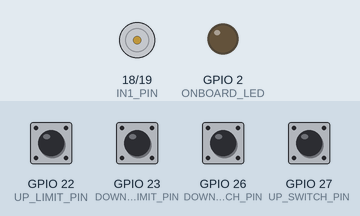
Simulated run of this sketch. Board: ESP32. Shown: motor-driver pin pairs drawn as motors (green arrow = first pin HIGH = forward, orange = second pin HIGH = backward, longer = more drive, scaled by the enable pin), output pins drawn as LEDs (lit = HIGH). Inputs (shaded band) come from the test bench; at power-on: GPIO 22 (UP_LIMIT_PIN), GPIO 23 (DOWN_LIMIT_PIN), GPIO 26 (DOWN_SWITCH_PIN), GPIO 27 (UP_SWITCH_PIN) HIGH. WiFi joins after 1.5 s; servers stay silent unless stated; what the sketch prints to the serial monitor is not drawn.

Above: at 2.7 s.
2.8 s: GPIO 26 (DOWN_SWITCH_PIN) pulled LOW for 0.15 s
At 4.1 s:
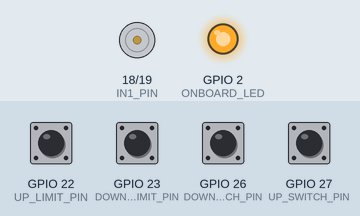
4.5 s: GPIO 27 (UP_SWITCH_PIN) pulled LOW for 0.15 s
6.1 s: GPIO 26 (DOWN_SWITCH_PIN) pulled LOW for 1 s
Timing chart, 0 to 9.1 s (numbered marks = the images above; inputs shaded):
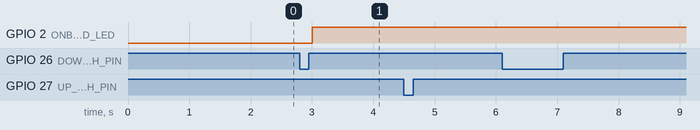

The sketch:

IoTScissorLifterArduinoCloud.ino
```cpp
#include "arduino_secrets.h"
#include "thingProperties.h"
#include <Wire.h>

#define ENA_PIN 5           // PWM pin for motor speed control
#define IN1_PIN 18          // Motor direction control pin 1
#define IN2_PIN 19          // Motor direction control pin 2
#define UP_LIMIT_PIN 22     // Up limit switch pin
#define DOWN_LIMIT_PIN 23   // Down limit switch pin
#define UP_SWITCH_PIN 27    // Up switch pin
#define DOWN_SWITCH_PIN 26  // Down switch pin
#define RAMP_INTERVAL 20    // Time interval between speed increments (in milliseconds)

int speedValue;        // Variable to store the motor speed
int direction;         // Variable to store the motor direction (0 - stop, 1 - up, 2 - down)
int currentSpeed = 0;  // Variable to store the current motor speed
int ONBOARD_LED=2;
void setup() {
  Serial.begin(115200);
  delay(1500);

  initProperties();

  pinMode(ONBOARD_LED, OUTPUT);  // Set onboard LED pin as output

  pinMode(ENA_PIN, OUTPUT);
  pinMode(IN1_PIN, OUTPUT);
  pinMode(IN2_PIN, OUTPUT);
  pinMode(UP_LIMIT_PIN, INPUT_PULLUP);     // Set up limit switch pin as input with pull-up resistor
  pinMode(DOWN_LIMIT_PIN, INPUT_PULLUP);   // Set down limit switch pin as input with pull-up resistor
  pinMode(UP_SWITCH_PIN, INPUT_PULLUP);    // Set up switch pin as input with pull-up resistor
  pinMode(DOWN_SWITCH_PIN, INPUT_PULLUP);  // Set down switch pin as input with pull-up resistor

  ArduinoCloud.begin(ArduinoIoTPreferredConnection);
  setDebugMessageLevel(2);
  ArduinoCloud.printDebugInfo();
}

void loop() {
  ArduinoCloud.update();

  // Check if connected to cloud and control onboard LED accordingly
  if (ArduinoCloud.connected()) {
    digitalWrite(ONBOARD_LED, HIGH);  // Turn on onboard LED
    deviceStatus=1;
  } else {
    digitalWrite(ONBOARD_LED, LOW);  // Turn off onboard LED
    deviceStatus=0;
  }

  if (digitalRead(UP_LIMIT_PIN) == LOW) {
    Serial.println("upLimitLScut");
    lS1 = 1;
    stopMotor();  // Stop motor if up limit switch is triggered
  } else if (digitalRead(DOWN_LIMIT_PIN) == LOW) {
    Serial.println("downLimitLScut");
    lS2 = 1;
    stopMotor();  // Stop motor if down limit switch is triggered
  } else {
    lS1 = 0;
    lS2 = 0;
  }


  // Control motor based on direction and limit switch states
  if ((direction == 1 && digitalRead(UP_LIMIT_PIN) == LOW) || (digitalRead(UP_SWITCH_PIN) == LOW && digitalRead(UP_LIMIT_PIN) == LOW)) {
    Serial.println("upLimit");
    stopMotor();  // Stop motor if up limit switch is triggered
  } else if ((direction == 2 && digitalRead(DOWN_LIMIT_PIN) == LOW) || (digitalRead(DOWN_SWITCH_PIN) == LOW && digitalRead(DOWN_LIMIT_PIN) == LOW)) {
    Serial.println("downLimit");
    stopMotor();  // Stop motor if down limit switch is triggered
  } else {
    if (direction == 1) {
      Serial.println("Direction1");
      moveUp();
    } else if (direction == 2) {
      Serial.println("Direction2");
      moveDown();
    } else {
      if (digitalRead(UP_SWITCH_PIN) == LOW && direction == 0) {
        Serial.println("Direction1");
        moveUp();
      } else if (digitalRead(DOWN_SWITCH_PIN) == LOW && direction == 0) {
        Serial.println("Direction2");
        moveDown();
      } else if (digitalRead(UP_SWITCH_PIN) != LOW || digitalRead(DOWN_SWITCH_PIN) != LOW && direction == 0) {
        Serial.println("Stop");
        stopMotor();
      }
      //stopMotor();
    }
  }
}

void onSpeedChange() {
  speedValue = speed;  // Update speed value
}

void onUpDownChange() {
  direction = upDown;
  Serial.println(direction);
  currentSpeed = 50;  // Reset current speed when direction changes
}

void moveUp() {
  digitalWrite(IN1_PIN, HIGH);  // Set direction to move up
  digitalWrite(IN2_PIN, LOW);
  increaseSpeed();  // Increase speed gradually
}

void moveDown() {
  digitalWrite(IN1_PIN, LOW);  // Set direction to move down
  digitalWrite(IN2_PIN, HIGH);
  increaseSpeed();  // Increase speed gradually
}

void stopMotor() {
  digitalWrite(IN1_PIN, LOW);  // Stop the motor
  digitalWrite(IN2_PIN, LOW);
}

void increaseSpeed() {
  if (currentSpeed < speedValue) {
    currentSpeed++;  // Increment speed gradually
    analogWrite(ENA_PIN, currentSpeed);
    delay(RAMP_INTERVAL);
  }
}
```

arduino_secrets.h
```cpp
#define SECRET_DEVICE_KEY "ra?zsZNE1r#pXu?U6t97889Id"
#define SECRET_OPTIONAL_PASS "8860055120"
#define SECRET_SSID "FuturisticIOx"
```

thingProperties.h
```cpp
// Code generated by Arduino IoT Cloud, DO NOT EDIT.

#include <ArduinoIoTCloud.h>
#include <Arduino_ConnectionHandler.h>

const char DEVICE_LOGIN_NAME[]  = "";

const char SSID[]               = SECRET_SSID;    // Network SSID (name)
const char PASS[]               = SECRET_OPTIONAL_PASS;    // Network password (use for WPA, or use as key for WEP)
const char DEVICE_KEY[]  = SECRET_DEVICE_KEY;    // Secret device password

void onSpeedChange();
void onUpDownChange();

int speed;
int upDown;
bool lS1;
bool lS2;
bool deviceStatus;

void initProperties(){

  ArduinoCloud.setBoardId(DEVICE_LOGIN_NAME);
  ArduinoCloud.setSecretDeviceKey(DEVICE_KEY);
  ArduinoCloud.addProperty(speed, READWRITE, ON_CHANGE, onSpeedChange);
  ArduinoCloud.addProperty(upDown, READWRITE, ON_CHANGE, onUpDownChange);
  ArduinoCloud.addProperty(lS1, READ, ON_CHANGE, NULL);
  ArduinoCloud.addProperty(lS2, READ, ON_CHANGE, NULL);
  ArduinoCloud.addProperty(deviceStatus, READ, ON_CHANGE, NULL);

}

WiFiConnectionHandler ArduinoIoTPreferredConnection(SSID, PASS);
```
